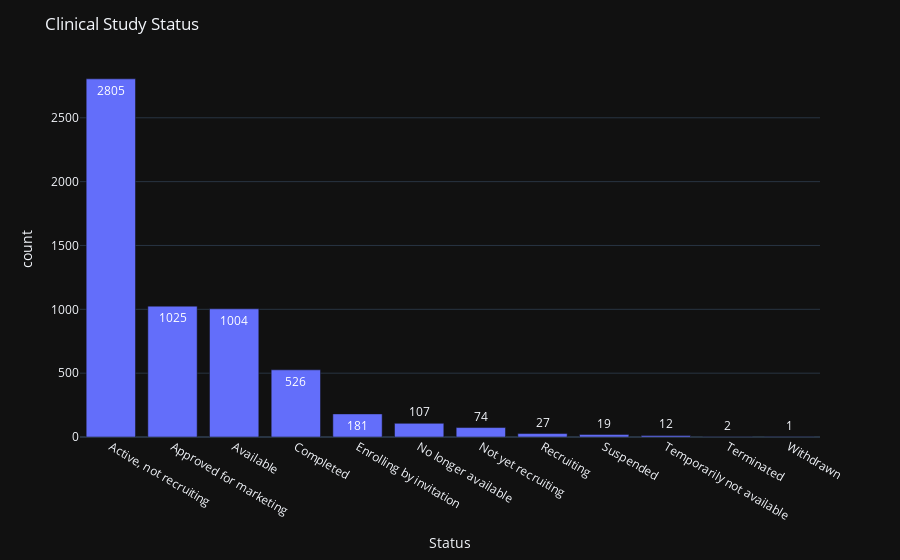

Notebook code for this chart:
### Code cell
fig = px.bar(covidDF, x=covidDF.groupby('Status')['Status'].count().index, y=covidDF.Status.value_counts(), text=covidDF.Status.value_counts())
fig.update_layout(title='Clinical Study Status', template="plotly_dark", xaxis_title = 'Status', yaxis_title='count')

### Figure 1 — Plotly figure (JSON) as saved in the notebook; plotly's stock layout.template omitted (floating-point values rounded to 4 significant figures)
{"data": [{"alignmentgroup": "True", "hovertemplate": "x=%{x}<br>y=%{y}<br>text=%{text}<extra></extra>", "legendgroup": "", "marker": {"color": "#636efa"}, "name": "", "offsetgroup": "", "orientation": "v", "showlegend": false, "text": [2805, 1025, 1004, 526, 181, 107, 74, 27, 19, 12, 2, 1], "textposition": "auto", "type": "bar", "x": ["Active, not recruiting", "Approved for marketing", "Available", "Completed", "Enrolling by invitation", "No longer available", "Not yet recruiting", "Recruiting", "Suspended", "Temporarily not available", "Terminated", "Withdrawn"], "xaxis": "x", "y": [2805, 1025, 1004, 526, 181, 107, 74, 27, 19, 12, 2, 1], "yaxis": "y"}], "layout": {"barmode": "relative", "legend": {"tracegroupgap": 0}, "margin": {"t": 60}, "title": {"text": "Clinical Study Status"}, "xaxis": {"anchor": "y", "domain": [0, 1], "title": {"text": "Status"}}, "yaxis": {"anchor": "x", "domain": [0, 1], "title": {"text": "count"}}}}
